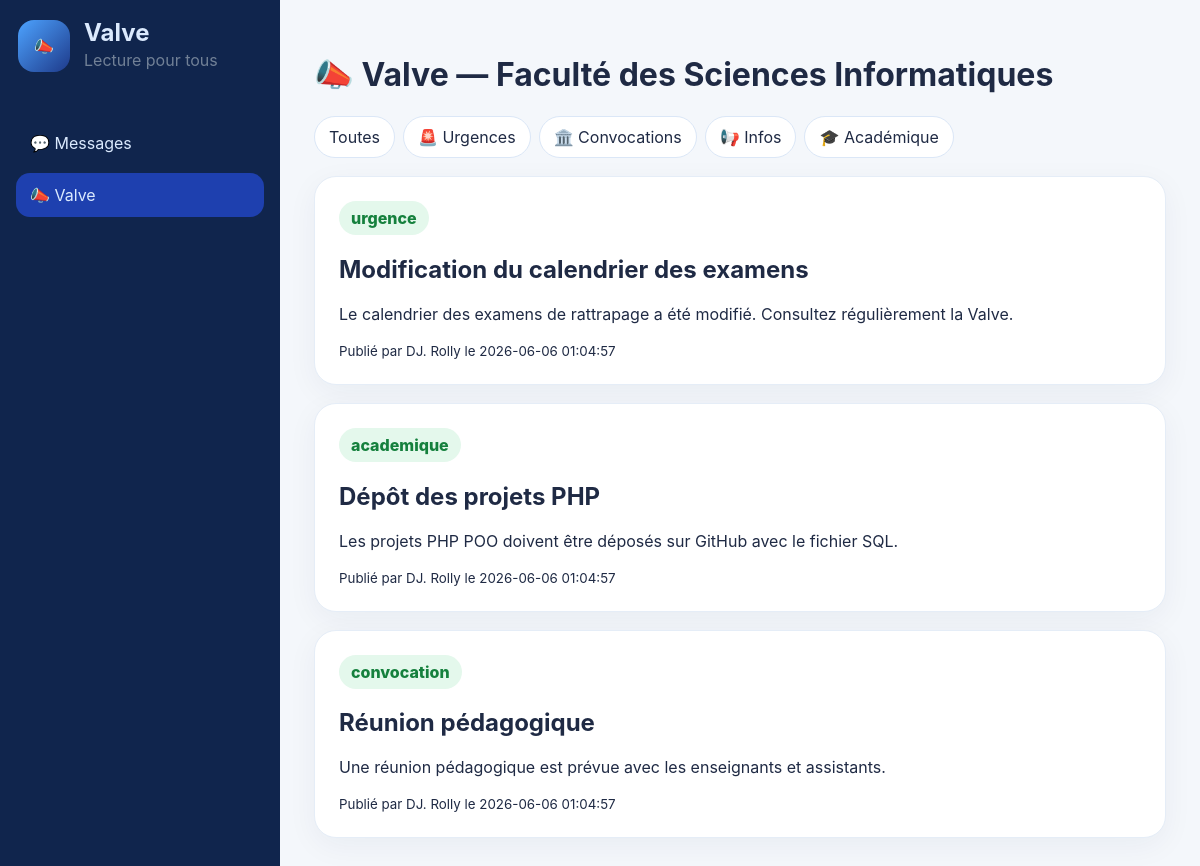
The app's page /valve.php (signed in) with its own data.
### tables this page shows
CREATE TABLE annonces_valve(id INT AUTO_INCREMENT PRIMARY KEY, auteur_id INT NOT NULL, titre VARCHAR(180), contenu TEXT, categorie ENUM('urgence','convocation','info','academique') DEFAULT 'info', date_publication DATETIME DEFAULT CURRENT_TIMESTAMP, date_expiration DATE NULL, FOREIGN KEY(auteur_id) REFERENCES users(id));

CREATE TABLE users(id INT AUTO_INCREMENT PRIMARY KEY, nom VARCHAR(120) NOT NULL, identifiant VARCHAR(120) UNIQUE NOT NULL, password_hash VARCHAR(255) NOT NULL, role ENUM('etudiant','enseignant','assistant','doyen','vice_doyen','apparitaire') NOT NULL, promotion_id INT NULL, created_at DATETIME DEFAULT CURRENT_TIMESTAMP, FOREIGN KEY(promotion_id) REFERENCES promotions(id));

### app/classes/BaseDeDonnees.php (called while the page is built, shortened)
<?php
final class BaseDeDonnees {
    private static ?PDO $pdo = null;
    public static function connexion(): PDO {
        if (self::$pdo === null) {
            $dsn = 'mysql:host=' . DB_HOST . ';dbname=' . DB_NAME . ';charset=utf8mb4';
            self::$pdo = new PDO($dsn, DB_USER, DB_PASS, [
                PDO::ATTR_ERRMODE => PDO::ERRMODE_EXCEPTION,
                PDO::ATTR_DEFAULT_FETCH_MODE => PDO::FETCH_ASSOC,
                PDO::ATTR_EMULATE_PREPARES => false
            ]);
        }
        return self::$pdo;
    }
}

### app/classes/Valve.php (called while the page is built, shortened)
<?php
require_once __DIR__.'/BaseDeDonnees.php';
final class Valve {
    public function lister(?string $categorie=null): array { $sql='SELECT a.*, u.nom auteur FROM annonces_valve a JOIN users u ON u.id=a.auteur_id WHERE date_expiration IS NULL OR date_expiration>=CURDATE()'; $params=[]; if($categorie){$sql.=' AND categorie=?';$params[]=$categorie;} $sql.=' ORDER BY a.date_publication DESC'; $st=BaseDeDonnees::connexion()->prepare($sql); $st->execute($params); return $st->fetchAll(); }
}

### app/helpers.php (called while the page is built, shortened)
<?php
function h(?string $s): string { return htmlspecialchars((string)$s, ENT_QUOTES, 'UTF-8'); }

### valve.php (the view)
<?php
require_once __DIR__.'/app/classes/BaseDeDonnees.php'; require_once __DIR__.'/app/classes/Session.php'; require_once __DIR__.'/app/classes/Valve.php'; require_once __DIR__.'/app/helpers.php';
$u=current_user(); $cat=$_GET['cat'] ?? null; $ann=(new Valve())->lister($cat); ?>
<!doctype html><html lang="fr"><head><meta charset="utf-8"><meta name="viewport" content="width=device-width,initial-scale=1"><title>Valve</title><link rel="stylesheet" href="assets/css/style.css"></head><body><aside class="sidebar"><div class="brand small"><div class="logo">📣</div><div><h2>Valve</h2><p>Lecture pour tous</p></div></div><nav><a href="dashboard.php">💬 Messages</a><a class="active" href="valve.php">📣 Valve</a><?php if($u['role']==='apparitaire'): ?><a href="valve_admin.php">🛠️ Gérer</a><?php endif; ?></nav></aside><main class="content page"><h1>📣 Valve — Faculté des Sciences Informatiques</h1><div class="tabs"><a href="valve.php">Toutes</a><a href="valve.php?cat=urgence">🚨 Urgences</a><a href="valve.php?cat=convocation">🏛️ Convocations</a><a href="valve.php?cat=info">📢 Infos</a><a href="valve.php?cat=academique">🎓 Académique</a></div><?php foreach($ann as $a): ?><article class="card"><span class="pill"><?=h($a['categorie'])?></span><h2><?=h($a['titre'])?></h2><p><?=nl2br(h($a['contenu']))?></p><small>Publié par <?=h($a['auteur'])?> le <?=h($a['date_publication'])?></small></article><?php endforeach; ?></main></body></html>

### assets/css/style.css (style rules this page uses)
* { box-sizing:border-box }
body { margin:0;font-family:-apple-system,BlinkMacSystemFont,'Segoe UI',Arial,sans-serif;background:#f4f7fb;color:#1f2a44 }
.brand { display:flex;gap:14px;align-items:center;margin-bottom:20px }
.brand.small { padding:18px }
.logo { width:52px;height:52px;border-radius:16px;background:linear-gradient(135deg,#4da3ff,#1e3a8a);display:grid;place-items:center;color:#fff }
.brand h1,.brand h2 { margin:0 }
.brand p { margin:3px 0;color:#718096 }
.sidebar { position:fixed;inset:0 auto 0 0;width:280px;background:#10254d;color:#dbeafe;display:flex;flex-direction:column }
.sidebar nav { display:grid;gap:8px;padding:10px 16px }
.sidebar a { color:#dbeafe;text-decoration:none;padding:12px 14px;border-radius:14px }
.sidebar a.active,.sidebar a:hover { background:#1e40af }
.content { margin-left:280px;padding:34px }
.page { min-height:100vh }
.hero,.card { background:#fff;border:1px solid #e5edf7;border-radius:22px;padding:24px;margin-bottom:18px;box-shadow:0 8px 30px #10254d0d }
.pill { display:inline-block;background:#e4f8ec;color:#15803d;border-radius:99px;padding:7px 12px;font-weight:800 }
.tabs { display:flex;gap:8px;flex-wrap:wrap;margin:18px 0 }
.tabs a { background:#fff;border:1px solid #dbe7f7;border-radius:99px;padding:10px 14px;text-decoration:none;color:#1f2a44 }

### records on screen
annonces_valve: categorie "urgence", titre "Modification du calendrier des examens", contenu "Le calendrier des examens de rattrapage a été modifié. Consultez régulièrement la Valve.", auteur.nom "DJ. Rolly", date_publication "2026-06-06 01:04:57"
annonces_valve: categorie "academique", titre "Dépôt des projets PHP", contenu "Les projets PHP POO doivent être déposés sur GitHub avec le fichier SQL.", auteur.nom "DJ. Rolly", date_publication "2026-06-06 01:04:57"
annonces_valve: categorie "convocation", titre "Réunion pédagogique", contenu "Une réunion pédagogique est prévue avec les enseignants et assistants.", auteur.nom "DJ. Rolly", date_publication "2026-06-06 01:04:57"
